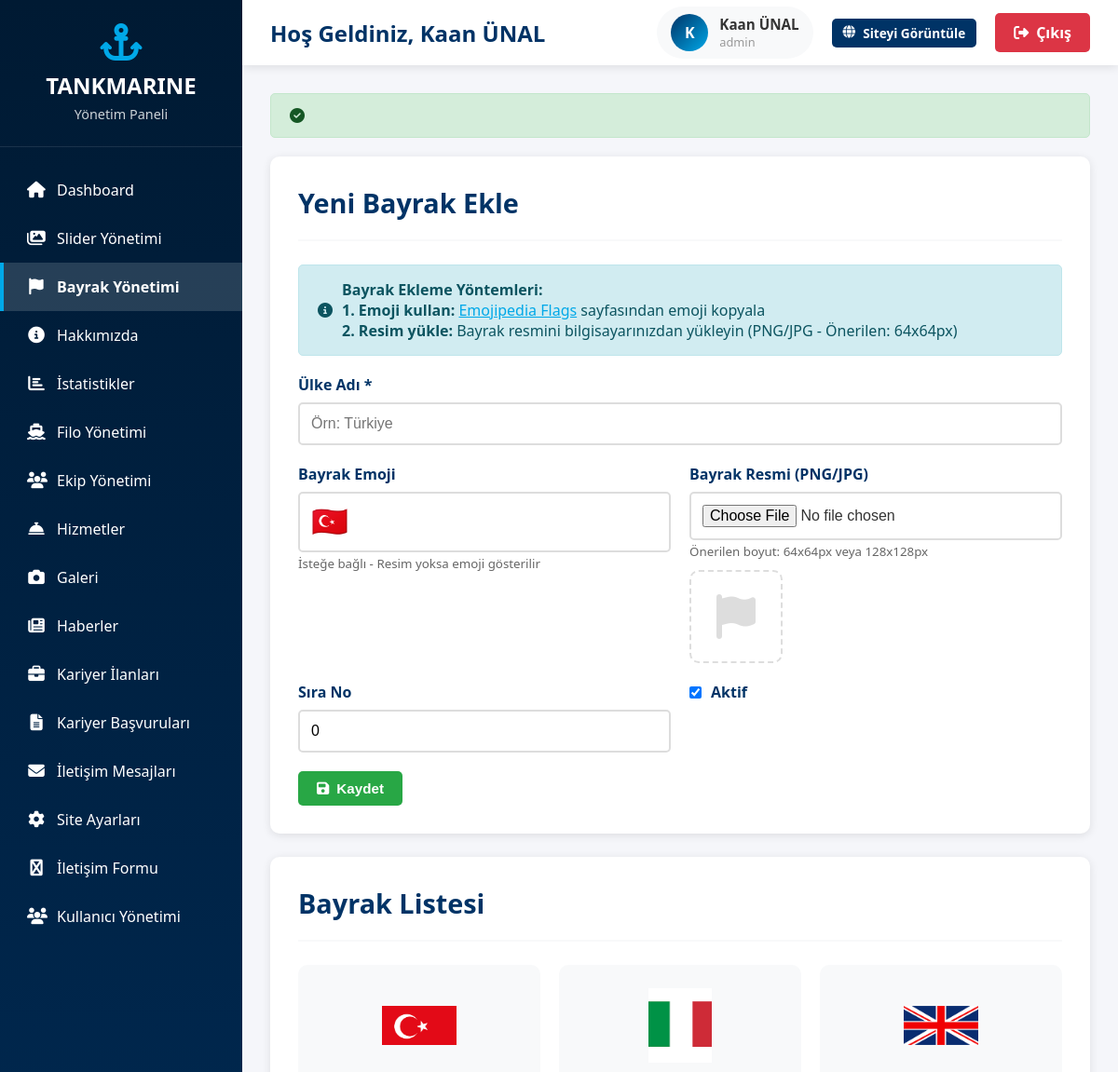
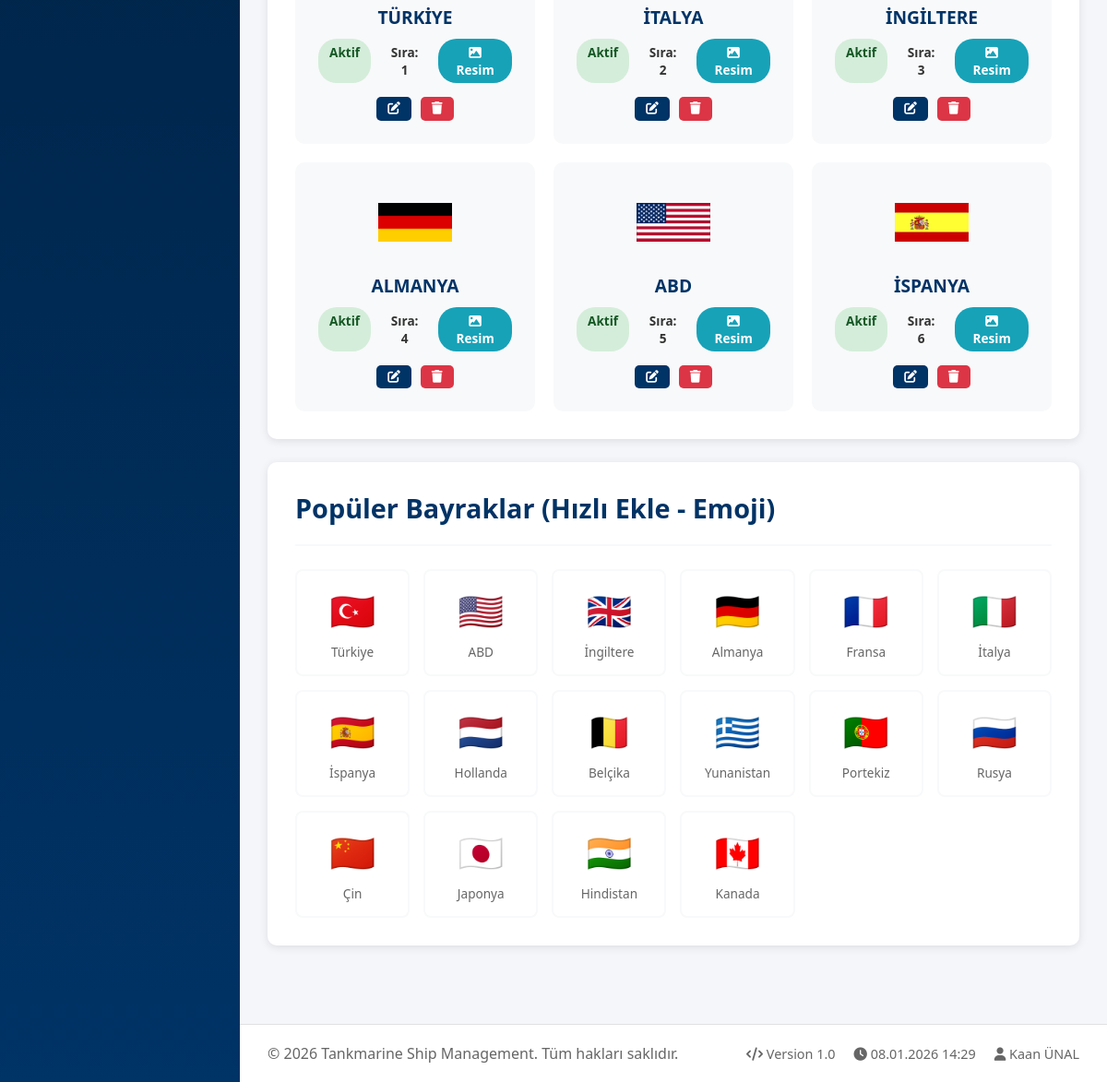
/admin/flags.php (signed in), run on the app's committed database (2 pictures, top to bottom).
### tables this page shows
CREATE TABLE `country_flags` (
  `id` int(11) NOT NULL,
  `country_name` varchar(100) DEFAULT NULL,
  `flag_emoji` varchar(10) DEFAULT NULL,
  `flag_image` varchar(255) DEFAULT NULL,
  `sort_order` int(11) DEFAULT 0,
  `active` tinyint(1) DEFAULT 1,
  `created_at` timestamp NOT NULL DEFAULT current_timestamp()
);

### config.php (called while the page is built, shortened)
<?php
try {
    $pdo = new PDO(
        "mysql:host=" . DB_HOST . ";dbname=" . DB_NAME . ";charset=utf8mb4",
        DB_USER,
        DB_PASS,
        [
            PDO::ATTR_ERRMODE => PDO::ERRMODE_EXCEPTION,
            PDO::ATTR_DEFAULT_FETCH_MODE => PDO::FETCH_ASSOC,
            PDO::ATTR_EMULATE_PREPARES => false
        ]
    );
} catch(PDOException $e) {
    die("Veritabanı bağlantı hatası: " . $e->getMessage());
}
function flash($key, $value = null) {
    if ($value === null) {
        if (isset($_SESSION['flash'][$key])) {
            $value = $_SESSION['flash'][$key];
            return $value;
        }
        return null;
    }
}
function isAdmin() {
    return isset($_SESSION['admin_id']);
}
function getAdmin() {
    global $pdo;
    $stmt = $pdo->prepare("SELECT * FROM admin_users WHERE id = ?");
    $stmt->execute([$_SESSION['admin_id']]);
    return $stmt->fetch();
}
?>

### admin/flags.php (the view, shortened to what this page needs)
<?php
require_once 'header.php';
$edit_flag = null;
$flags = $pdo->query("SELECT * FROM country_flags ORDER BY sort_order ASC")->fetchAll();
?>
<?php if(flash('success')): ?>
<div class="alert alert-success"><i class="fas fa-check-circle"></i> <?php echo flash('success'); ?></div>
<?php endif; ?>
<div class="content-card">
    <div class="content-header">
        <h2><?php echo $edit_flag ? 'Bayrak Düzenle' : 'Yeni Bayrak Ekle'; ?></h2>
    </div>
    <div class="alert alert-info">
        <i class="fas fa-info-circle"></i>
        <div>
            <strong>Bayrak Ekleme Yöntemleri:</strong><br>
            <strong>1. Emoji kullan:</strong> <a href="https://emojipedia.org/flags/" target="_blank" style="color: var(--accent);">Emojipedia Flags</a> sayfasından emoji kopyala<br>
            <strong>2. Resim yükle:</strong> Bayrak resmini bilgisayarınızdan yükleyin (PNG/JPG - Önerilen: 64x64px)
        </div>
    </div>
    <form method="POST" enctype="multipart/form-data">
        <div class="form-group">
            <label>Ülke Adı *</label>
            <input type="text" name="country_name" class="form-control" value="<?php echo $edit_flag ? htmlspecialchars($edit_flag['country_name']) : ''; ?>" required placeholder="Örn: Türkiye">
        </div>
        <div class="form-row">
            <div class="form-group">
                <label>Bayrak Emoji</label>
                <input type="text" name="flag_emoji" class="form-control" value="<?php echo $edit_flag ? htmlspecialchars($edit_flag['flag_emoji']) : ''; ?>" placeholder="🇹🇷" style="font-size: 2rem;">
                <small style="color: #666;">İsteğe bağlı - Resim yoksa emoji gösterilir</small>
            </div>
            <div class="form-group">
                <label>Bayrak Resmi (PNG/JPG)</label>
                <input type="file" name="flag_image" class="form-control" accept="image/*" onchange="previewImage(this, 'flagPreview')">
                <small style="color: #666;">Önerilen boyut: 64x64px veya 128x128px</small>
                <div class="image-preview" id="flagPreview" style="width: 100px; height: 100px; margin-top: 10px;">
                    <?php if($edit_flag && $edit_flag['flag_image']): ?>
                    <img src="<?php echo UPLOAD_URL . $edit_flag['flag_image']; ?>" alt="" style="object-fit: contain;">
                    <?php elseif($edit_flag && $edit_flag['flag_emoji']): ?>
                    <div style="font-size: 4rem;"><?php echo $edit_flag['flag_emoji']; ?></div>
                    <?php else: ?>
                    <i class="fas fa-flag" style="font-size: 3rem; color: #ddd;"></i>
                    <?php endif; ?>
                </div>
            </div>
        </div>
        <div class="form-row">
            <div class="form-group">
                <label>Sıra No</label>
                <input type="number" name="sort_order" class="form-control" value="<?php echo $edit_flag ? $edit_flag['sort_order'] : '0'; ?>" min="0">
            </div>
            <div class="form-group">
                <label style="display: flex; align-items: center; gap: 10px; cursor: pointer;">
                    <input type="checkbox" name="active" value="1" <?php echo (!$edit_flag || $edit_flag['active']) ? 'checked' : ''; ?>>
                    <span>Aktif</span>
                </label>
            </div>
        </div>
        <div style="display: flex; gap: 10px;">
            <button type="submit" class="btn btn-success">
                <i class="fas fa-save"></i> <?php echo $edit_flag ? 'Güncelle' : 'Kaydet'; ?>
            </button>
        </div>
    </form>
</div>
<div class="content-card">
    <div class="content-header">
        <h2>Bayrak Listesi</h2>
    </div>
    <?php if(count($flags) > 0): ?>
    <div style="display: grid; grid-template-columns: repeat(auto-fill, minmax(250px, 1fr)); gap: 20px;">
        <?php foreach($flags as $flag): ?>
        <div style="background: var(--light); padding: 25px; border-radius: 10px; text-align: center; position: relative; transition: all 0.3s;" onmouseover="this.style.transform='translateY(-5px)'" onmouseout="this.style.transform='translateY(0)'">
            <div style="font-size: 4rem; margin-bottom: 15px; height: 80px; display: flex; align-items: center; justify-content: center;">
                <?php if($flag['flag_image']): ?>
                    <img src="<?php echo UPLOAD_URL . $flag['flag_image']; ?>" alt="<?php echo htmlspecialchars($flag['country_name']); ?>" style="max-width: 80px; max-height: 80px; object-fit: contain;">
                <?php else: ?>
                    <?php echo $flag['flag_emoji']; ?>
                <?php endif; ?>
            </div>
            <h3 style="color: var(--primary); margin-bottom: 10px; font-size: 1.2rem;">
                <?php echo htmlspecialchars($flag['country_name']); ?>
            </h3>
            <div style="display: flex; gap: 5px; justify-content: center; margin-bottom: 15px;">
                <span class="badge badge-<?php echo $flag['active'] ? 'success' : 'danger'; ?>">
                    <?php echo $flag['active'] ? 'Aktif' : 'Pasif'; ?>
                </span>
                <span class="badge badge-info">Sıra: <?php echo $flag['sort_order']; ?></span>
                <?php if($flag['flag_image']): ?>
                <span class="badge" style="background: #17a2b8; color: white;">
                    <i class="fas fa-image"></i> Resim
                </span>
                <?php else: ?>
                <span class="badge" style="background: #ffc107; color: #333;">
                    <i class="fas fa-smile"></i> Emoji
                </span>
                <?php endif; ?>
            </div>
            <div style="display: flex; gap: 10px; justify-content: center;">
                <a href="flags.php?edit=<?php echo $flag['id']; ?>" class="btn btn-primary btn-sm">
                    <i class="fas fa-edit"></i>
                </a>
                <a href="flags.php?delete=<?php echo $flag['id']; ?>" class="btn btn-danger btn-sm" onclick="return confirmDelete()">
                    <i class="fas fa-trash"></i>
                </a>
            </div>
        </div>
        <?php endforeach; ?>
    </div>
    <?php else: ?>
    <p style="text-align: center; color: #999; padding: 40px;">Henüz bayrak eklenmemiş</p>
    <?php endif; ?>
</div>
<div class="content-card">
    <div class="content-header">
        <h2>Popüler Bayraklar (Hızlı Ekle - Emoji)</h2>
    </div>
    <div style="display: grid; grid-template-columns: repeat(auto-fill, minmax(120px, 1fr)); gap: 15px;">
        <?php
        $popular_flags = [
            ['name' => 'Türkiye', 'emoji' => '🇹🇷'],
            ['name' => 'ABD', 'emoji' => '🇺🇸'],
            ['name' => 'İngiltere', 'emoji' => '🇬🇧'],
            ['name' => 'Almanya', 'emoji' => '🇩🇪'],
            ['name' => 'Fransa', 'emoji' => '🇫🇷'],
            ['name' => 'İtalya', 'emoji' => '🇮🇹'],
            ['name' => 'İspanya', 'emoji' => '🇪🇸'],
            ['name' => 'Hollanda', 'emoji' => '🇳🇱'],
            ['name' => 'Belçika', 'emoji' => '🇧🇪'],
            ['name' => 'Yunanistan', 'emoji' => '🇬🇷'],
            ['name' => 'Portekiz', 'emoji' => '🇵🇹'],
            ['name' => 'Rusya', 'emoji' => '🇷🇺'],
            ['name' => 'Çin', 'emoji' => '🇨🇳'],
            ['name' => 'Japonya', 'emoji' => '🇯🇵'],
            ['name' => 'Hindistan', 'emoji' => '🇮🇳'],
            ['name' => 'Kanada', 'emoji' => '🇨🇦'],
        ];
        foreach($popular_flags as $pf):
        ?>
        <div style="padding: 15px; background: white; border-radius: 8px; text-align: center; cursor: pointer; transition: all 0.3s; border: 2px solid var(--light);"
             onclick="document.querySelector('[name=country_name]').value='<?php echo $pf['name']; ?>'; document.querySelector('[name=flag_emoji]').value='<?php echo $pf['emoji']; ?>'; window.scrollTo({top: 0, behavior: 'smooth'});"
             onmouseover="this.style.borderColor='var(--accent)'; this.style.transform='scale(1.05)';"
             onmouseout="this.style.borderColor='var(--light)'; this.style.transform='scale(1)';">
            <div style="font-size: 2.5rem; margin-bottom: 8px;">
                <?php echo $pf['emoji']; ?>
            </div>
            <div style="font-size: 0.85rem; color: #666;">
                <?php echo $pf['name']; ?>
            </div>
        </div>
        <?php endforeach; ?>
    </div>
</div>
<?php require_once 'footer.php'; ?>

### admin/header.php (shortened to what this page needs)
<?php
require_once '../config.php';
$admin = getAdmin();
$current_page = basename($_SERVER['PHP_SELF'], '.php');
?><!DOCTYPE html>
<html lang="tr">
<head>
    <link rel="stylesheet" href="https://cdnjs.cloudflare.com/ajax/libs/font-awesome/6.4.0/css/all.min.css">
</head>
<body>
    <div class="sidebar">
        <div class="sidebar-logo">
            <i class="fas fa-anchor"></i>
            <h1>TANKMARINE</h1>
            <p>Yönetim Paneli</p>
        </div>
        <nav class="sidebar-menu">
            <a href="index.php" class="menu-item <?php echo $current_page == 'index' ? 'active' : ''; ?>">
                <i class="fas fa-home"></i>
                <span>Dashboard</span>
            </a>
            <a href="sliders.php" class="menu-item <?php echo $current_page == 'sliders' ? 'active' : ''; ?>">
                <i class="fas fa-images"></i>
                <span>Slider Yönetimi</span>
            </a>
            <a href="flags.php" class="menu-item <?php echo $current_page == 'flags' ? 'active' : ''; ?>">
                <i class="fas fa-flag"></i>
                <span>Bayrak Yönetimi</span>
            </a>
            <a href="about.php" class="menu-item <?php echo $current_page == 'about' ? 'active' : ''; ?>">
                <i class="fas fa-info-circle"></i>
                <span>Hakkımızda</span>
            </a>
            <a href="statistics.php" class="menu-item <?php echo $current_page == 'statistics' ? 'active' : ''; ?>">
                <i class="fas fa-chart-bar"></i>
                <span>İstatistikler</span>
            </a>
            <a href="fleet.php" class="menu-item <?php echo $current_page == 'fleet' ? 'active' : ''; ?>">
                <i class="fas fa-ship"></i>
                <span>Filo Yönetimi</span>
            </a>
            <a href="team.php" class="menu-item <?php echo $current_page == 'team' ? 'active' : ''; ?>">
                <i class="fas fa-users"></i>
                <span>Ekip Yönetimi</span>
            </a>
            <a href="services.php" class="menu-item <?php echo $current_page == 'services' ? 'active' : ''; ?>">
                <i class="fas fa-concierge-bell"></i>
                <span>Hizmetler</span>
            </a>
            <a href="gallery.php" class="menu-item <?php echo $current_page == 'gallery' ? 'active' : ''; ?>">
                <i class="fas fa-camera"></i>
                <span>Galeri</span>
            </a>
            <a href="news.php" class="menu-item <?php echo $current_page == 'news' ? 'active' : ''; ?>">
                <i class="fas fa-newspaper"></i>
                <span>Haberler</span>
            </a>
            <a href="careers.php" class="menu-item <?php echo $current_page == 'careers' ? 'active' : ''; ?>">
                <i class="fas fa-briefcase"></i>
                <span>Kariyer İlanları</span>
            </a>
            <a href="applications.php" class="menu-item <?php echo $current_page == 'applications' ? 'active' : ''; ?>">
                <i class="fas fa-file-alt"></i>
                <span>Kariyer Başvuruları</span>
            </a>
            <a href="messages.php" class="menu-item <?php echo $current_page == 'messages' ? 'active' : ''; ?>">
                <i class="fas fa-envelope"></i>
                <span>İletişim Mesajları</span>
            </a>
            <a href="settings.php" class="menu-item <?php echo $current_page == 'settings' ? 'active' : ''; ?>">
                <i class="fas fa-cog"></i>
                <span>Site Ayarları</span>
            </a>
            <a href="contact-fields.php" class="menu-item <?php echo $current_page == 'contact-fields' ? 'active' : ''; ?>">
                <i class="fas fa-wpforms"></i>
                <span>İletişim Formu</span>
                            <a href="users.php" class="menu-item <?php echo $current_page == 'admin_users   ' ? 'active' : ''; ?>">
                <i class="fas fa-users"></i>
                <span>Kullanıcı Yönetimi</span>
            </a>
            </a>
        </nav>
    </div>
    <div class="top-header">
        <div class="header-left">
            <h2>Hoş Geldiniz, <?php echo htmlspecialchars($admin['full_name']); ?></h2>
        </div>
        <div class="header-right">
            <div class="user-info">
                <div class="user-avatar">
                    <?php echo strtoupper(substr($admin['full_name'], 0, 1)); ?>
                </div>
                <div>
                    <div style="font-weight: 600; font-size: 0.95rem;">
                        <?php echo htmlspecialchars($admin['full_name']); ?>
                    </div>
                    <div style="font-size: 0.8rem; color: #999;">
                        <?php echo htmlspecialchars($admin['role']); ?>
                    </div>
                </div>
            </div>
            <a href="<?php echo SITE_URL; ?>" target="_blank" class="btn btn-primary btn-sm">
                <i class="fas fa-globe"></i> Siteyi Görüntüle
            </a>
            <a href="logout.php" class="logout-btn">
                <i class="fas fa-sign-out-alt"></i> Çıkış
            </a>
        </div>
    </div>
    <div class="main-content">

### admin/footer.php (shortened to what this page needs)
</div>
    <footer style="margin-left: var(--sidebar-width); padding: 20px 30px; background: white; border-top: 1px solid #e0e0e0; margin-top: 30px;">
        <div style="display: flex; justify-content: space-between; align-items: center; color: #666;">
            <div>
                &copy; <?php echo date('Y'); ?> Tankmarine Ship Management. Tüm hakları saklıdır.
            </div>
            <div style="display: flex; gap: 20px; font-size: 0.9rem;">
                <span><i class="fas fa-code"></i> Version 1.0</span>
                <span><i class="fas fa-clock"></i> <?php echo date('d.m.Y H:i'); ?></span>
                <span><i class="fas fa-user"></i> <?php echo htmlspecialchars($admin['username']); ?></span>
            </div>
        </div>
    </footer>
</body>
</html>

### data on the page
country_flags: flag_image (picture), country_name "TÜRKİYE", active "Aktif", sort_order "1", shows "Resim"
country_flags: flag_image (picture), country_name "İTALYA", active "Aktif", sort_order "2", shows "Resim"
country_flags: flag_image (picture), country_name "İNGİLTERE", active "Aktif", sort_order "3", shows "Resim"
country_flags: flag_image (picture), country_name "ALMANYA", active "Aktif", sort_order "4", shows "Resim"
country_flags: flag_image (picture), country_name "ABD", active "Aktif", sort_order "5", shows "Resim"
country_flags: flag_image (picture), country_name "İSPANYA", active "Aktif", sort_order "6", shows "Resim"

### other printed values
$admin['full_name'] "Kaan ÜNAL"
substr($admin['full_name'], 0, 1) "K"
$admin['role'] "admin"
$pf['emoji'] "🇹🇷"
$pf['name'] "Türkiye"
$pf['emoji'] "🇺🇸"
$pf['name'] "ABD"
$pf['emoji'] "🇬🇧"
$pf['name'] "İngiltere"
$pf['emoji'] "🇩🇪"
$pf['name'] "Almanya"
$pf['emoji'] "🇫🇷"
$pf['name'] "Fransa"
$pf['emoji'] "🇮🇹"
$pf['name'] "İtalya"
